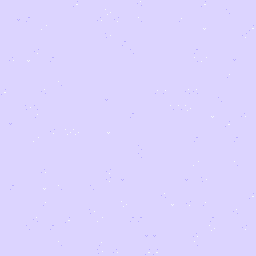

This is a level from a 2D game, rendered from its Tiled map with the project's own tilesets. A one-line summary and the complete map file follow:
An orthogonal 32x32 tile map with 8x8 px tiles, 2 tile layers (level0, level1).

<map version="1.5" tiledversion="1.7.2" orientation="orthogonal" renderorder="right-down" width="32" height="32" tilewidth="8" tileheight="8" infinite="0" nextlayerid="3" nextobjectid="1">
 <tileset firstgid="1" source="world_tiles.tsx" />
 <layer id="1" name="level0" width="32" height="32">
  <data encoding="csv">
2,2,2,2,2,2,2,2,2,12,2,2,2,2,2,2,2,13,2,2,2,2,2,2,2,12,2,2,2,2,2,2,
2,2,2,2,2,2,2,2,2,2,2,2,2,5,2,2,2,2,2,2,2,2,2,2,2,2,2,2,6,2,2,2,
2,2,7,8,2,2,2,2,2,2,2,2,14,2,10,2,2,9,2,2,2,2,16,2,2,2,2,2,2,2,2,2,
2,2,2,2,2,3,2,2,2,2,2,2,2,2,2,2,2,2,2,2,2,2,2,2,2,4,2,2,2,2,2,12,
2,2,2,2,2,2,2,2,2,2,2,2,2,15,2,2,2,2,2,2,2,2,2,2,2,2,2,2,2,2,10,2,
2,2,2,2,2,2,2,2,2,2,2,2,2,2,2,8,2,2,2,2,2,2,2,2,2,2,2,2,2,2,2,2,
2,2,2,2,10,2,2,2,2,2,2,2,2,2,2,2,6,2,2,2,2,2,2,2,8,2,2,2,2,2,2,2,
2,14,2,4,2,2,8,2,2,2,2,2,2,2,2,2,2,2,2,2,2,2,2,2,9,3,2,2,2,7,2,2,
2,2,2,2,2,2,2,2,2,2,2,2,2,2,2,2,2,2,2,2,2,2,2,2,2,2,2,2,2,2,2,2,
2,2,2,2,2,2,2,2,2,2,2,2,2,2,2,2,2,2,2,2,2,2,2,2,2,2,2,2,16,2,2,2,
2,2,2,2,2,2,2,9,2,2,2,2,2,2,2,2,2,2,2,2,2,2,2,2,2,2,2,2,2,2,2,2,
12,2,2,2,2,13,2,2,2,2,2,2,2,2,2,2,2,2,2,16,16,2,2,13,13,2,2,2,2,2,2,2,
2,2,2,2,2,2,2,2,2,2,2,2,2,7,2,2,2,2,2,2,2,2,2,2,2,2,2,6,2,2,2,2,
2,2,2,15,6,2,2,2,2,2,2,2,2,2,2,2,2,2,2,2,2,9,9,5,2,2,2,2,2,2,2,2,
2,2,2,2,16,2,2,2,2,2,2,2,2,2,2,2,8,2,2,2,2,2,2,2,2,2,4,2,2,2,14,2,
2,7,2,2,2,2,2,2,2,2,2,2,2,2,2,2,2,2,2,2,2,2,2,2,2,2,2,2,12,2,2,2,
2,2,2,2,2,2,10,2,5,5,2,2,2,4,2,2,2,2,2,2,2,2,2,2,2,2,2,2,2,2,2,2,
2,2,2,2,3,2,2,2,2,2,2,2,2,2,2,2,2,2,2,2,2,2,2,2,8,2,2,2,2,8,2,2,
2,2,2,2,2,2,2,2,2,2,2,2,2,2,2,2,2,6,2,2,2,2,2,2,2,2,2,2,2,2,2,2,
2,2,2,2,2,2,2,2,2,2,2,2,2,2,2,2,2,6,2,2,2,2,2,2,2,2,2,2,2,2,2,2,
2,2,2,2,2,2,2,2,2,2,2,2,2,2,2,2,2,2,2,2,2,2,2,2,3,2,2,2,2,9,2,2,
2,2,2,2,2,14,2,2,2,2,2,2,2,10,2,2,2,2,2,2,2,2,2,2,2,2,2,2,2,2,2,2,
2,2,2,2,2,2,2,2,2,2,2,2,2,10,2,7,2,2,2,2,2,2,2,7,2,15,2,2,2,2,2,2,
2,8,2,2,2,4,2,9,2,2,2,6,2,2,2,2,2,2,2,2,2,2,2,2,2,2,2,2,2,2,2,2,
2,2,2,2,2,2,2,2,2,2,2,2,2,2,2,2,2,2,2,2,13,2,2,2,2,2,2,2,2,2,2,12,
2,2,2,2,2,16,2,2,2,2,2,2,2,2,2,5,2,2,2,2,2,4,2,10,2,16,2,2,2,2,2,2,
2,2,2,2,2,2,2,2,2,2,2,15,2,2,2,2,2,2,2,2,2,2,2,2,2,2,2,2,2,13,2,2,
2,2,2,2,13,2,2,2,12,2,2,2,3,2,2,2,8,8,2,2,2,2,2,2,2,2,8,2,2,2,2,2,
2,2,2,6,2,2,8,2,2,2,2,2,2,2,2,2,2,2,2,2,2,2,2,2,2,2,5,2,2,2,10,2,
2,2,2,2,2,2,2,2,2,2,2,2,2,2,2,2,2,2,7,7,2,2,2,2,14,2,2,2,2,2,2,2,
2,2,2,2,2,2,2,9,2,2,2,2,16,2,2,2,2,2,2,2,2,2,2,2,9,2,2,2,2,2,2,2,
2,2,2,2,2,2,2,2,2,2,2,2,15,2,14,2,2,2,12,12,2,2,2,2,2,2,2,2,2,2,2,2
</data>
 </layer>
 <layer id="2" name="level1" width="32" height="32" locked="1">
  <data encoding="csv">
0,0,0,0,0,0,0,0,0,0,0,0,0,0,0,0,0,0,0,0,0,0,0,0,0,0,0,0,0,0,0,0,
0,0,0,0,0,0,0,0,0,0,0,0,0,0,0,0,0,0,0,0,0,0,0,0,0,0,0,0,0,0,0,0,
0,0,0,0,0,0,0,0,0,0,0,0,0,0,0,0,0,0,0,0,0,0,0,0,0,0,0,0,0,0,0,0,
0,0,0,0,0,0,0,0,0,0,0,0,0,0,0,0,0,0,0,0,0,0,0,0,0,0,0,0,0,0,0,0,
0,0,0,0,0,0,0,0,0,0,0,0,0,0,0,0,0,0,0,0,0,0,0,0,0,0,0,0,0,0,0,0,
0,0,0,0,0,0,0,0,0,0,0,0,0,0,0,0,0,0,0,0,0,0,0,0,0,0,0,0,0,0,0,0,
0,0,0,0,0,0,0,0,0,0,0,0,0,0,0,0,0,0,0,0,0,0,0,0,0,0,0,0,0,0,0,0,
0,0,0,0,0,0,0,0,0,0,0,0,0,0,0,0,0,0,0,0,0,0,0,0,0,0,0,0,0,0,0,0,
0,0,0,0,0,0,0,0,0,0,0,0,0,0,0,0,0,0,0,0,0,0,0,0,0,0,0,0,0,0,0,0,
0,0,0,0,0,0,0,0,0,0,0,0,0,0,0,0,0,0,0,0,0,0,0,0,0,0,0,0,0,0,0,0,
0,0,0,0,0,0,0,0,0,0,0,0,0,0,0,0,0,0,0,0,0,0,0,0,0,0,0,0,0,0,0,0,
0,0,0,0,0,0,0,0,0,0,0,0,0,0,0,0,0,0,0,0,0,0,0,0,0,0,0,0,0,0,0,0,
0,0,0,0,0,0,0,0,0,0,0,0,0,0,0,0,0,0,0,0,0,0,0,0,0,0,0,0,0,0,0,0,
0,0,0,0,0,0,0,0,0,0,0,0,0,0,0,0,0,0,0,0,0,0,0,0,0,0,0,0,0,0,0,0,
0,0,0,0,0,0,0,0,0,0,0,0,0,0,0,0,0,0,0,0,0,0,0,0,0,0,0,0,0,0,0,0,
0,0,0,0,0,0,0,0,0,0,0,0,0,0,0,0,0,0,0,0,0,0,0,0,0,0,0,0,0,0,0,0,
0,0,0,0,0,0,0,0,0,0,0,0,0,0,0,0,0,0,0,0,0,0,0,0,0,0,0,0,0,0,0,0,
0,0,0,0,0,0,0,0,0,0,0,0,0,0,0,0,0,0,0,0,0,0,0,0,0,0,0,0,0,0,0,0,
0,0,0,0,0,0,0,0,0,0,0,0,0,0,0,0,0,0,0,0,0,0,0,0,0,0,0,0,0,0,0,0,
0,0,0,0,0,0,0,0,0,0,0,0,0,0,0,0,0,0,0,0,0,0,0,0,0,0,0,0,0,0,0,0,
0,0,0,0,0,0,0,0,0,0,0,0,0,0,0,0,0,0,0,0,0,0,0,0,0,0,0,0,0,0,0,0,
0,0,0,0,0,0,0,0,0,0,0,0,0,0,0,0,0,0,0,0,0,0,0,0,0,0,0,0,0,0,0,0,
0,0,0,0,0,0,0,0,0,0,0,0,0,0,0,0,0,0,0,0,0,0,0,0,0,0,0,0,0,0,0,0,
0,0,0,0,0,0,0,0,0,0,0,0,0,0,0,0,0,0,0,0,0,0,0,0,0,0,0,0,0,0,0,0,
0,0,0,0,0,0,0,0,0,0,0,0,0,0,0,0,0,0,0,0,0,0,0,0,0,0,0,0,0,0,0,0,
0,0,0,0,0,0,0,0,0,0,0,0,0,0,0,0,0,0,0,0,0,0,0,0,0,0,0,0,0,0,0,0,
0,0,0,0,0,0,0,0,0,0,0,0,0,0,0,0,0,0,0,0,0,0,0,0,0,0,0,0,0,0,0,0,
0,0,0,0,0,0,0,0,0,0,0,0,0,0,0,0,0,0,0,0,0,0,0,0,0,0,0,0,0,0,0,0,
0,0,0,0,0,0,0,0,0,0,0,0,0,0,0,0,0,0,0,0,0,0,0,0,0,0,0,0,0,0,0,0,
0,0,0,0,0,0,0,0,0,0,0,0,0,0,0,0,0,0,0,0,0,0,0,0,0,0,0,0,0,0,0,0,
0,0,0,0,0,0,0,0,0,0,0,0,0,0,0,0,0,0,0,0,0,0,0,0,0,0,0,0,0,0,0,0,
0,0,0,0,0,0,0,0,0,0,0,0,0,0,0,0,0,0,0,0,0,0,0,0,0,0,0,0,0,0,0,0
</data>
 </layer>
</map>
